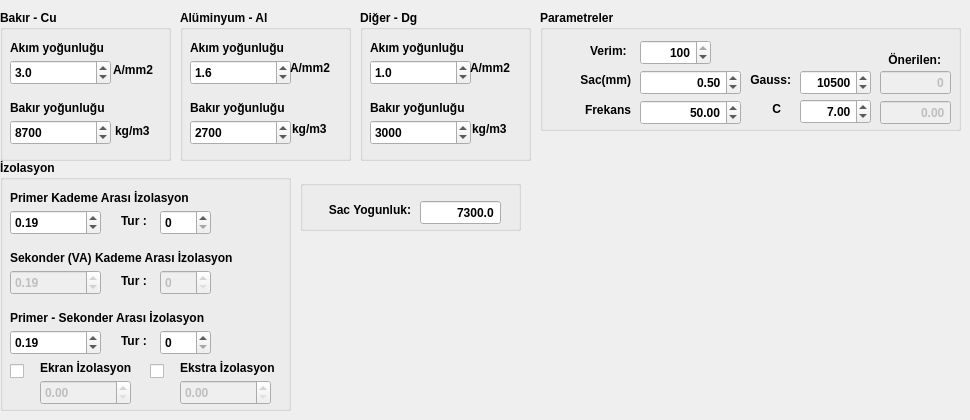
    <widget class="QWidget" name="izolasyon_m_h">
     <widget class="QGroupBox" name="groupBox_17">
      <property name="geometry">
       <rect>
        <x>0</x>
        <y>160</y>
        <width>291</width>
        <height>251</height>
       </rect>
      </property>
      <property name="font">
       <font>
        <weight>75</weight>
        <bold>true</bold>
       </font>
      </property>
      <property name="title">
       <string>İzolasyon</string>
      </property>
      <widget class="QDoubleSpinBox" name="doubleSpinBox_primer_izo_deg">
       <property name="geometry">
        <rect>
         <x>10</x>
         <y>50</y>
         <width>91</width>
         <height>25</height>
        </rect>
       </property>
       <property name="value">
        <double>0.190000000000000</double>
       </property>
      </widget>
      <widget class="QLabel" name="label_78">
       <property name="geometry">
        <rect>
         <x>10</x>
         <y>30</y>
         <width>211</width>
         <height>16</height>
        </rect>
       </property>
       <property name="text">
        <string>Primer Kademe Arası İzolasyon</string>
       </property>
      </widget>
      <widget class="QDoubleSpinBox" name="doubleSpinBox_sekonder_izo_deg">
       <property name="enabled">
        <bool>false</bool>
       </property>
       <property name="geometry">
        <rect>
         <x>10</x>
         <y>110</y>
         <width>91</width>
         <height>25</height>
        </rect>
       </property>
       <property name="value">
        <double>0.190000000000000</double>
       </property>
      </widget>
      <widget class="QLabel" name="label_79">
       <property name="geometry">
        <rect>
         <x>10</x>
         <y>90</y>
         <width>261</width>
         <height>16</height>
        </rect>
       </property>
       <property name="text">
        <string>Sekonder (VA) Kademe Arası İzolasyon</string>
       </property>
      </widget>
      <widget class="QDoubleSpinBox" name="doubleSpinBox_pri_sek_izo_deg">
       <property name="enabled">
        <bool>true</bool>
       </property>
       <property name="geometry">
        <rect>
         <x>10</x>
         <y>170</y>
         <width>91</width>
         <height>25</height>
        </rect>
       </property>
       <property name="value">
        <double>0.190000000000000</double>
       </property>
      </widget>
      <widget class="QLabel" name="label_80">
       <property name="geometry">
        <rect>
         <x>10</x>
         <y>150</y>
         <width>291</width>
         <height>16</height>
        </rect>
       </property>
       <property name="text">
        <string>Primer - Sekonder Arası İzolasyon</string>
       </property>
      </widget>
      <widget class="QLabel" name="label_81">
       <property name="geometry">
        <rect>
         <x>40</x>
         <y>200</y>
         <width>111</width>
         <height>16</height>
        </rect>
       </property>
       <property name="text">
        <string>Ekran İzolasyon</string>
       </property>
      </widget>
      <widget class="QDoubleSpinBox" name="doubleSpinBox_ekran_izo_deg">
       <property name="enabled">
        <bool>false</bool>
       </property>
       <property name="geometry">
        <rect>
         <x>40</x>
         <y>220</y>
         <width>91</width>
         <height>25</height>
        </rect>
       </property>
       <property name="value">
        <double>0.000000000000000</double>
       </property>
      </widget>
      <widget class="QDoubleSpinBox" name="doubleSpinBox_ekstra_izo_deg">
       <property name="enabled">
        <bool>false</bool>
       </property>
       <property name="geometry">
        <rect>
         <x>180</x>
         <y>220</y>
         <width>91</width>
         <height>25</height>
        </rect>
       </property>
       <property name="value">
        <double>0.000000000000000</double>
       </property>
      </widget>
      <widget class="QLabel" name="label_82">
       <property name="geometry">
        <rect>
         <x>180</x>
         <y>200</y>
         <width>111</width>
         <height>16</height>
        </rect>
       </property>
       <property name="text">
        <string>Ekstra İzolasyon</string>
       </property>
      </widget>
      <widget class="QDoubleSpinBox" name="doubleSpinBox_primer_izo_tur">
       <property name="geometry">
        <rect>
         <x>160</x>
         <y>50</y>
         <width>51</width>
         <height>25</height>
        </rect>
       </property>
       <property name="decimals">
        <number>0</number>
       </property>
      </widget>
      <widget class="QLabel" name="label_83">
       <property name="geometry">
        <rect>
         <x>121</x>
         <y>53</y>
         <width>31</width>
         <height>16</height>
        </rect>
       </property>
       <property name="text">
        <string>Tur : </string>
       </property>
      </widget>
      <widget class="QDoubleSpinBox" name="doubleSpinBox_sekonder_izo_tur">
       <property name="enabled">
        <bool>false</bool>
       </property>
       <property name="geometry">
        <rect>
         <x>160</x>
         <y>110</y>
         <width>51</width>
         <height>25</height>
        </rect>
       </property>
       <property name="decimals">
        <number>0</number>
       </property>
      </widget>
      <widget class="QLabel" name="label_114">
       <property name="geometry">
        <rect>
         <x>121</x>
         <y>113</y>
         <width>31</width>
         <height>16</height>
        </rect>
       </property>
       <property name="text">
        <string>Tur : </string>
       </property>
      </widget>
      <widget class="QDoubleSpinBox" name="doubleSpinBox_pri_sek_izo_tur">
       <property name="enabled">
        <bool>true</bool>
       </property>
       <property name="geometry">
        <rect>
         <x>160</x>
         <y>170</y>
         <width>51</width>
         <height>25</height>
        </rect>
       </property>
       <property name="decimals">
        <number>0</number>
       </property>
      </widget>
      <widget class="QLabel" name="label_166">
       <property name="geometry">
        <rect>
         <x>121</x>
         <y>173</y>
         <width>31</width>
         <height>16</height>
        </rect>
       </property>
       <property name="text">
        <string>Tur : </string>
       </property>
      </widget>
      <widget class="QCheckBox" name="checkBox_ekran_sec">
       <property name="geometry">
        <rect>
         <x>10</x>
         <y>200</y>
         <width>31</width>
         <height>22</height>
        </rect>
       </property>
       <property name="text">
        <string/>
       </property>
      </widget>
      <widget class="QCheckBox" name="checkBox_ekstra">
       <property name="geometry">
        <rect>
         <x>150</x>
         <y>200</y>
         <width>31</width>
         <height>22</height>
        </rect>
       </property>
       <property name="text">
        <string/>
       </property>
      </widget>
     </widget>
     <widget class="QGroupBox" name="groupBox_3">
      <property name="geometry">
       <rect>
        <x>540</x>
        <y>10</y>
        <width>421</width>
        <height>121</height>
       </rect>
      </property>
      <property name="font">
       <font>
        <weight>75</weight>
        <bold>true</bold>
       </font>
      </property>
      <property name="title">
       <string>Parametreler</string>
      </property>
      <widget class="QDoubleSpinBox" name="doubleSpinBox_sac">
       <property name="geometry">
        <rect>
         <x>100</x>
         <y>60</y>
         <width>101</width>
         <height>25</height>
        </rect>
       </property>
       <property name="font">
        <font>
         <weight>75</weight>
         <bold>true</bold>
        </font>
       </property>
       <property name="layoutDirection">
        <enum>Qt::LeftToRight</enum>
       </property>
       <property name="autoFillBackground">
        <bool>false</bool>
       </property>
       <property name="alignment">
        <set>Qt::AlignRight|Qt::AlignTrailing|Qt::AlignVCenter</set>
       </property>
       <property name="value">
        <double>0.500000000000000</double>
       </property>
      </widget>
      <widget class="QLabel" name="label_4">
       <property name="geometry">
        <rect>
         <x>20</x>
         <y>60</y>
         <width>71</width>
         <height>20</height>
        </rect>
       </property>
       <property name="text">
        <string>Sac(mm)</string>
       </property>
       <property name="alignment">
        <set>Qt::AlignRight|Qt::AlignTrailing|Qt::AlignVCenter</set>
       </property>
      </widget>
      <widget class="QLabel" name="label_5">
       <property name="geometry">
        <rect>
         <x>200</x>
         <y>60</y>
         <width>51</width>
         <height>20</height>
        </rect>
       </property>
       <property name="layoutDirection">
        <enum>Qt::RightToLeft</enum>
       </property>
       <property name="text">
        <string>Gauss:</string>
       </property>
       <property name="alignment">
        <set>Qt::AlignRight|Qt::AlignTrailing|Qt::AlignVCenter</set>
       </property>
      </widget>
      <widget class="QDoubleSpinBox" name="doubleSpinBox_gauss">
       <property name="geometry">
        <rect>
         <x>260</x>
         <y>60</y>
         <width>71</width>
         <height>25</height>
        </rect>
       </property>
       <property name="font">
        <font>
         <weight>75</weight>
         <bold>true</bold>
        </font>
       </property>
       <property name="layoutDirection">
        <enum>Qt::LeftToRight</enum>
       </property>
       <property name="autoFillBackground">
        <bool>false</bool>
       </property>
       <property name="alignment">
        <set>Qt::AlignRight|Qt::AlignTrailing|Qt::AlignVCenter</set>
       </property>
       <property name="decimals">
        <number>0</number>
       </property>
       <property name="maximum">
        <double>99999.000000000000000</double>
       </property>
       <property name="value">
        <double>10500.000000000000000</double>
       </property>
      </widget>
      <widget class="QDoubleSpinBox" name="doubleSpinBox_frekans">
       <property name="geometry">
        <rect>
         <x>100</x>
         <y>90</y>
         <width>101</width>
         <height>25</height>
        </rect>
       </property>
       <property name="font">
        <font>
         <weight>75</weight>
         <bold>true</bold>
        </font>
       </property>
       <property name="layoutDirection">
        <enum>Qt::LeftToRight</enum>
       </property>
       <property name="autoFillBackground">
        <bool>false</bool>
       </property>
       <property name="alignment">
        <set>Qt::AlignRight|Qt::AlignTrailing|Qt::AlignVCenter</set>
       </property>
       <property name="value">
        <double>50.000000000000000</double>
       </property>
      </widget>
      <widget class="QLabel" name="label_6">
       <property name="geometry">
        <rect>
         <x>30</x>
         <y>90</y>
         <width>61</width>
         <height>20</height>
        </rect>
       </property>
       <property name="text">
        <string>Frekans</string>
       </property>
       <property name="alignment">
        <set>Qt::AlignRight|Qt::AlignTrailing|Qt::AlignVCenter</set>
       </property>
      </widget>
      <widget class="QLabel" name="label_7">
       <property name="geometry">
        <rect>
         <x>190</x>
         <y>89</y>
         <width>51</width>
         <height>20</height>
        </rect>
       </property>
       <property name="layoutDirection">
        <enum>Qt::RightToLeft</enum>
       </property>
       <property name="text">
        <string>C</string>
       </property>
       <property name="alignment">
        <set>Qt::AlignRight|Qt::AlignTrailing|Qt::AlignVCenter</set>
       </property>
      </widget>
      <widget class="QDoubleSpinBox" name="doubleSpinBox_c">
       <property name="geometry">
        <rect>
         <x>260</x>
         <y>89</y>
         <width>71</width>
         <height>25</height>
        </rect>
       </property>
       <property name="font">
        <font>
         <weight>75</weight>
         <bold>true</bold>
        </font>
       </property>
       <property name="layoutDirection">
        <enum>Qt::LeftToRight</enum>
       </property>
       <property name="autoFillBackground">
        <bool>false</bool>
       </property>
       <property name="alignment">
        <set>Qt::AlignRight|Qt::AlignTrailing|Qt::AlignVCenter</set>
       </property>
       <property name="value">
        <double>7.000000000000000</double>
       </property>
      </widget>
      <widget class="QDoubleSpinBox" name="doubleSpinBox_c2">
       <property name="enabled">
        <bool>false</bool>
       </property>
       <property name="geometry">
        <rect>
         <x>340</x>
         <y>90</y>
         <width>71</width>
         <height>25</height>
        </rect>
       </property>
       <property name="font">
        <font>
         <weight>75</weight>
         <bold>true</bold>
        </font>
       </property>
       <property name="layoutDirection">
        <enum>Qt::LeftToRight</enum>
       </property>
       <property name="autoFillBackground">
        <bool>false</bool>
       </property>
       <property name="alignment">
        <set>Qt::AlignRight|Qt::AlignTrailing|Qt::AlignVCenter</set>
       </property>
       <property name="buttonSymbols">
        <enum>QAbstractSpinBox::NoButtons</enum>
       </property>
      </widget>
      <widget class="QDoubleSpinBox" name="doubleSpinBox_gauss2">
       <property name="enabled">
        <bool>false</bool>
       </property>
       <property name="geometry">
        <rect>
         <x>340</x>
         <y>60</y>
         <width>71</width>
         <height>25</height>
        </rect>
       </property>
       <property name="font">
        <font>
         <weight>75</weight>
         <bold>true</bold>
        </font>
       </property>
       <property name="layoutDirection">
        <enum>Qt::LeftToRight</enum>
       </property>
       <property name="autoFillBackground">
        <bool>false</bool>
       </property>
       <property name="alignment">
        <set>Qt::AlignRight|Qt::AlignTrailing|Qt::AlignVCenter</set>
       </property>
       <property name="buttonSymbols">
        <enum>QAbstractSpinBox::NoButtons</enum>
       </property>
       <property name="decimals">
        <number>0</number>
       </property>
       <property name="maximum">
        <double>999999.000000000000000</double>
       </property>
      </widget>
      <widget class="QLabel" name="label_113">
       <property name="geometry">
        <rect>
         <x>340</x>
         <y>40</y>
         <width>61</width>
         <height>20</height>
        </rect>
       </property>
       <property name="layoutDirection">
        <enum>Qt::RightToLeft</enum>
       </property>
       <property name="text">
        <string>Önerilen:</string>
       </property>
       <property name="alignment">
        <set>Qt::AlignRight|Qt::AlignTrailing|Qt::AlignVCenter</set>
       </property>
      </widget>
      <widget class="QLabel" name="label_59">
       <property name="geometry">
        <rect>
         <x>50</x>
         <y>30</y>
         <width>41</width>
         <height>21</height>
        </rect>
       </property>
       <property name="text">
        <string>Verim:</string>
       </property>
      </widget>
      <widget class="QDoubleSpinBox" name="doubleSpinBox_karkas_verim">
       <property name="geometry">
        <rect>
         <x>100</x>
         <y>30</y>
         <width>71</width>
         <height>25</height>
        </rect>
       </property>
       <property name="font">
        <font>
         <weight>75</weight>
         <bold>true</bold>
        </font>
       </property>
       <property name="layoutDirection">
        <enum>Qt::LeftToRight</enum>
       </property>
       <property name="autoFillBackground">
        <bool>false</bool>
       </property>
       <property name="alignment">
        <set>Qt::AlignRight|Qt::AlignTrailing|Qt::AlignVCenter</set>
       </property>
       <property name="decimals">
        <number>0</number>
       </property>
       <property name="maximum">
        <double>100.000000000000000</double>
       </property>
       <property name="singleStep">
        <double>1.000000000000000</double>
       </property>
       <property name="value">
        <double>100.000000000000000</double>
       </property>
      </widget>
     </widget>
     <widget class="QGroupBox" name="groupBox_54">
      <property name="geometry">
       <rect>
        <x>360</x>
        <y>10</y>
        <width>171</width>
        <height>151</height>
       </rect>
      </property>
      <property name="sizePolicy">
       <sizepolicy hsizetype="Preferred" vsizetype="Preferred">
        <horstretch>0</horstretch>
        <verstretch>0</verstretch>
       </sizepolicy>
      </property>
      <property name="font">
       <font>
        <weight>75</weight>
        <bold>true</bold>
       </font>
      </property>
      <property name="title">
       <string>Diğer - Dg</string>
      </property>
      <widget class="QLabel" name="label_91">
       <property name="geometry">
        <rect>
         <x>10</x>
         <y>30</y>
         <width>111</width>
         <height>16</height>
        </rect>
       </property>
       <property name="text">
        <string>Akım yoğunluğu</string>
       </property>
       <property name="textFormat">
        <enum>Qt::RichText</enum>
       </property>
       <property name="scaledContents">
        <bool>false</bool>
       </property>
      </widget>
      <widget class="QDoubleSpinBox" name="doubleSpinBox_64">
       <property name="geometry">
        <rect>
         <x>10</x>
         <y>50</y>
         <width>101</width>
         <height>25</height>
        </rect>
       </property>
       <property name="decimals">
        <number>1</number>
       </property>
       <property name="value">
        <double>1.000000000000000</double>
       </property>
      </widget>
      <widget class="QLabel" name="label_92">
       <property name="geometry">
        <rect>
         <x>10</x>
         <y>90</y>
         <width>111</width>
         <height>16</height>
        </rect>
       </property>
       <property name="text">
        <string>Bakır yoğunluğu</string>
       </property>
       <property name="textFormat">
        <enum>Qt::RichText</enum>
       </property>
       <property name="scaledContents">
        <bool>false</bool>
       </property>
      </widget>
      <widget class="QDoubleSpinBox" name="doubleSpinBox_65">
       <property name="geometry">
        <rect>
         <x>10</x>
         <y>110</y>
         <width>101</width>
         <height>25</height>
        </rect>
       </property>
       <property name="decimals">
        <number>0</number>
       </property>
       <property name="maximum">
        <double>99999.000000000000000</double>
       </property>
       <property name="value">
        <double>3000.000000000000000</double>
       </property>
      </widget>
      <widget class="QLabel" name="label_93">
       <property name="geometry">
        <rect>
         <x>110</x>
         <y>50</y>
         <width>51</width>
         <height>16</height>
        </rect>
       </property>
       <property name="text">
        <string>A/mm2</string>
       </property>
       <property name="textFormat">
        <enum>Qt::RichText</enum>
       </property>
       <property name="scaledContents">
        <bool>false</bool>
       </property>
      </widget>
      <widget class="QLabel" name="label_94">
       <property name="geometry">
        <rect>
         <x>112</x>
         <y>111</y>
         <width>51</width>
         <height>16</height>
        </rect>
       </property>
       <property name="text">
        <string>kg/m3</string>
       </property>
       <property name="textFormat">
        <enum>Qt::RichText</enum>
       </property>
       <property name="scaledContents">
        <bool>false</bool>
       </property>
      </widget>
     </widget>
     <widget class="QGroupBox" name="groupBox_53">
      <property name="geometry">
       <rect>
        <x>180</x>
        <y>10</y>
        <width>171</width>
        <height>151</height>
       </rect>
      </property>
      <property name="sizePolicy">
       <sizepolicy hsizetype="Preferred" vsizetype="Preferred">
        <horstretch>0</horstretch>
        <verstretch>0</verstretch>
       </sizepolicy>
      </property>
      <property name="font">
       <font>
        <weight>75</weight>
        <bold>true</bold>
       </font>
      </property>
      <property name="title">
       <string>Alüminyum - Al</string>
      </property>
      <widget class="QLabel" name="label_85">
       <property name="geometry">
        <rect>
         <x>10</x>
         <y>30</y>
         <width>111</width>
         <height>16</height>
        </rect>
       </property>
       <property name="text">
        <string>Akım yoğunluğu</string>
       </property>
       <property name="textFormat">
        <enum>Qt::RichText</enum>
       </property>
       <property name="scaledContents">
        <bool>false</bool>
       </property>
      </widget>
      <widget class="QDoubleSpinBox" name="doubleSpinBox_62">
       <property name="geometry">
        <rect>
         <x>10</x>
         <y>50</y>
         <width>101</width>
         <height>25</height>
        </rect>
       </property>
       <property name="decimals">
        <number>1</number>
       </property>
       <property name="value">
        <double>1.600000000000000</double>
       </property>
      </widget>
      <widget class="QLabel" name="label_86">
       <property name="geometry">
        <rect>
         <x>10</x>
         <y>90</y>
         <width>111</width>
         <height>16</height>
        </rect>
       </property>
       <property name="text">
        <string>Bakır yoğunluğu</string>
       </property>
       <property name="textFormat">
        <enum>Qt::RichText</enum>
       </property>
       <property name="scaledContents">
        <bool>false</bool>
       </property>
      </widget>
      <widget class="QDoubleSpinBox" name="doubleSpinBox_63">
       <property name="geometry">
        <rect>
         <x>10</x>
         <y>110</y>
         <width>101</width>
         <height>25</height>
        </rect>
       </property>
       <property name="decimals">
        <number>0</number>
       </property>
       <property name="maximum">
        <double>99999.000000000000000</double>
       </property>
       <property name="value">
        <double>2700.000000000000000</double>
       </property>
      </widget>
      <widget class="QLabel" name="label_90">
       <property name="geometry">
        <rect>
         <x>110</x>
         <y>50</y>
         <width>51</width>
         <height>16</height>
        </rect>
       </property>
       <property name="text">
        <string>A/mm2</string>
       </property>
       <property name="textFormat">
        <enum>Qt::RichText</enum>
       </property>
       <property name="scaledContents">
        <bool>false</bool>
       </property>
      </widget>
      <widget class="QLabel" name="label_89">
       <property name="geometry">
        <rect>
         <x>112</x>
         <y>111</y>
         <width>51</width>
         <height>16</height>
        </rect>
       </property>
       <property name="text">
        <string>kg/m3</string>
       </property>
       <property name="textFormat">
        <enum>Qt::RichText</enum>
       </property>
       <property name="scaledContents">
        <bool>false</bool>
       </property>
      </widget>
     </widget>
     <widget class="QGroupBox" name="groupBox_52">
      <property name="geometry">
       <rect>
        <x>0</x>
        <y>10</y>
        <width>171</width>
        <height>151</height>
       </rect>
      </property>
      <property name="sizePolicy">
       <sizepolicy hsizetype="Preferred" vsizetype="Preferred">
        <horstretch>0</horstretch>
        <verstretch>0</verstretch>
       </sizepolicy>
      </property>
      <property name="font">
       <font>
        <weight>75</weight>
        <bold>true</bold>
       </font>
      </property>
      <property name="title">
       <string>Bakır - Cu</string>
      </property>
      <widget class="QLabel" name="label_62">
       <property name="geometry">
        <rect>
         <x>10</x>
         <y>30</y>
         <width>111</width>
         <height>16</height>
        </rect>
       </property>
       <property name="text">
        <string>Akım yoğunluğu</string>
       </property>
       <property name="textFormat">
        <enum>Qt::RichText</enum>
       </property>
       <property name="scaledContents">
        <bool>false</bool>
       </property>
      </widget>
      <widget class="QDoubleSpinBox" name="doubleSpinBox_58">
       <property name="geometry">
        <rect>
         <x>10</x>
         <y>50</y>
         <width>101</width>
         <height>25</height>
        </rect>
       </property>
       <property name="decimals">
        <number>1</number>
       </property>
       <property name="value">
        <double>3.000000000000000</double>
       </property>
      </widget>
      <widget class="QLabel" name="label_68">
       <property name="geometry">
        <rect>
         <x>10</x>
         <y>90</y>
         <width>111</width>
         <height>16</height>
        </rect>
       </property>
       <property name="text">
        <string>Bakır yoğunluğu</string>
       </property>
       <property name="textFormat">
        <enum>Qt::RichText</enum>
       </property>
       <property name="scaledContents">
        <bool>false</bool>
       </property>
      </widget>
      <widget class="QDoubleSpinBox" name="doubleSpinBox_59">
       <property name="geometry">
        <rect>
         <x>10</x>
         <y>110</y>
         <width>101</width>
         <height>25</height>
        </rect>
       </property>
       <property name="decimals">
        <number>0</number>
       </property>
       <property name="maximum">
        <double>99999.000000000000000</double>
       </property>
       <property name="value">
        <double>8700.000000000000000</double>
       </property>
      </widget>
      <widget class="QLabel" name="label_87">
       <property name="geometry">
        <rect>
         <x>113</x>
         <y>52</y>
         <width>51</width>
         <height>16</height>
        </rect>
       </property>
       <property name="text">
        <string>A/mm2</string>
       </property>
       <property name="textFormat">
        <enum>Qt::RichText</enum>
       </property>
       <property name="scaledContents">
        <bool>false</bool>
       </property>
      </widget>
      <widget class="QLabel" name="label_88">
       <property name="geometry">
        <rect>
         <x>115</x>
         <y>113</y>
         <width>51</width>
         <height>16</height>
        </rect>
       </property>
       <property name="text">
        <string>kg/m3</string>
       </property>
       <property name="textFormat">
        <enum>Qt::RichText</enum>
       </property>
       <property name="scaledContents">
        <bool>false</bool>
       </property>
      </widget>
     </widget>
     <widget class="QGroupBox" name="groupBox_19">
      <property name="geometry">
       <rect>
        <x>300</x>
        <y>180</y>
        <width>221</width>
        <height>51</height>
       </rect>
      </property>
      <property name="font">
       <font>
        <weight>75</weight>
        <bold>true</bold>
       </font>
      </property>
      <property name="title">
       <string/>
      </property>
      <widget class="QDoubleSpinBox" name="doubleSpinBox_sacYogunluk">
       <property name="enabled">
        <bool>true</bool>
       </property>
       <property name="geometry">
        <rect>
         <x>120</x>
         <y>20</y>
         <width>81</width>
         <height>25</height>
        </rect>
       </property>
       <property name="palette">
        <palette>
         <active>
          <colorrole role="Dark">
           <brush brushstyle="SolidPattern">
            <color alpha="255">
             <red>190</red>
             <green>190</green>
             <blue>190</blue>
            </color>
           </brush>
          </colorrole>
          <colorrole role="Text">
           <brush brushstyle="SolidPattern">
            <color alpha="255">
             <red>0</red>
             <green>0</green>
             <blue>0</blue>
            </color>
           </brush>
          </colorrole>
          <colorrole role="PlaceholderText">
           <brush brushstyle="SolidPattern">
            <color alpha="128">
             <red>0</red>
             <green>0</green>
             <blue>0</blue>
            </color>
           </brush>
          </colorrole>
         </active>
         <inactive>
          <colorrole role="Dark">
           <brush brushstyle="SolidPattern">
            <color alpha="255">
             <red>190</red>
             <green>190</green>
             <blue>190</blue>
            </color>
           </brush>
          </colorrole>
          <colorrole role="Text">
           <brush brushstyle="SolidPattern">
            <color alpha="255">
             <red>0</red>
             <green>0</green>
             <blue>0</blue>
            </color>
           </brush>
          </colorrole>
          <colorrole role="PlaceholderText">
           <brush brushstyle="SolidPattern">
            <color alpha="128">
             <red>0</red>
             <green>0</green>
             <blue>0</blue>
            </color>
           </brush>
          </colorrole>
         </inactive>
         <disabled>
          <colorrole role="Dark">
           <brush brushstyle="SolidPattern">
            <color alpha="255">
             <red>190</red>
             <green>190</green>
             <blue>190</blue>
            </color>
           </brush>
          </colorrole>
          <colorrole role="Text">
           <brush brushstyle="SolidPattern">
            <color alpha="255">
             <red>0</red>
             <green>0</green>
             <blue>0</blue>
            </color>
           </brush>
          </colorrole>
          <colorrole role="PlaceholderText">
           <brush brushstyle="SolidPattern">
            <color alpha="128">
             <red>0</red>
             <green>0</green>
             <blue>0</blue>
            </color>
           </brush>
          </colorrole>
         </disabled>
        </palette>
       </property>
       <property name="font">
        <font>
         <weight>75</weight>
         <bold>true</bold>
        </font>
       </property>
       <property name="layoutDirection">
        <enum>Qt::LeftToRight</enum>
       </property>
       <property name="autoFillBackground">
        <bool>false</bool>
       </property>
       <property name="alignment">
        <set>Qt::AlignRight|Qt::AlignTrailing|Qt::AlignVCenter</set>
       </property>
       <property name="buttonSymbols">
        <enum>QAbstractSpinBox::NoButtons</enum>
       </property>
       <property name="decimals">
        <number>1</number>
       </property>
       <property name="maximum">
        <double>99999.000000000000000</double>
       </property>
       <property name="value">
        <double>7300.000000000000000</double>
       </property>
      </widget>
      <widget class="QLabel" name="label_138">
       <property name="geometry">
        <rect>
         <x>10</x>
         <y>20</y>
         <width>101</width>
         <height>20</height>
        </rect>
       </property>
       <property name="text">
        <string>Sac Yogunluk:</string>
       </property>
       <property name="alignment">
        <set>Qt::AlignRight|Qt::AlignTrailing|Qt::AlignVCenter</set>
       </property>
      </widget>
     </widget>
    </widget>
